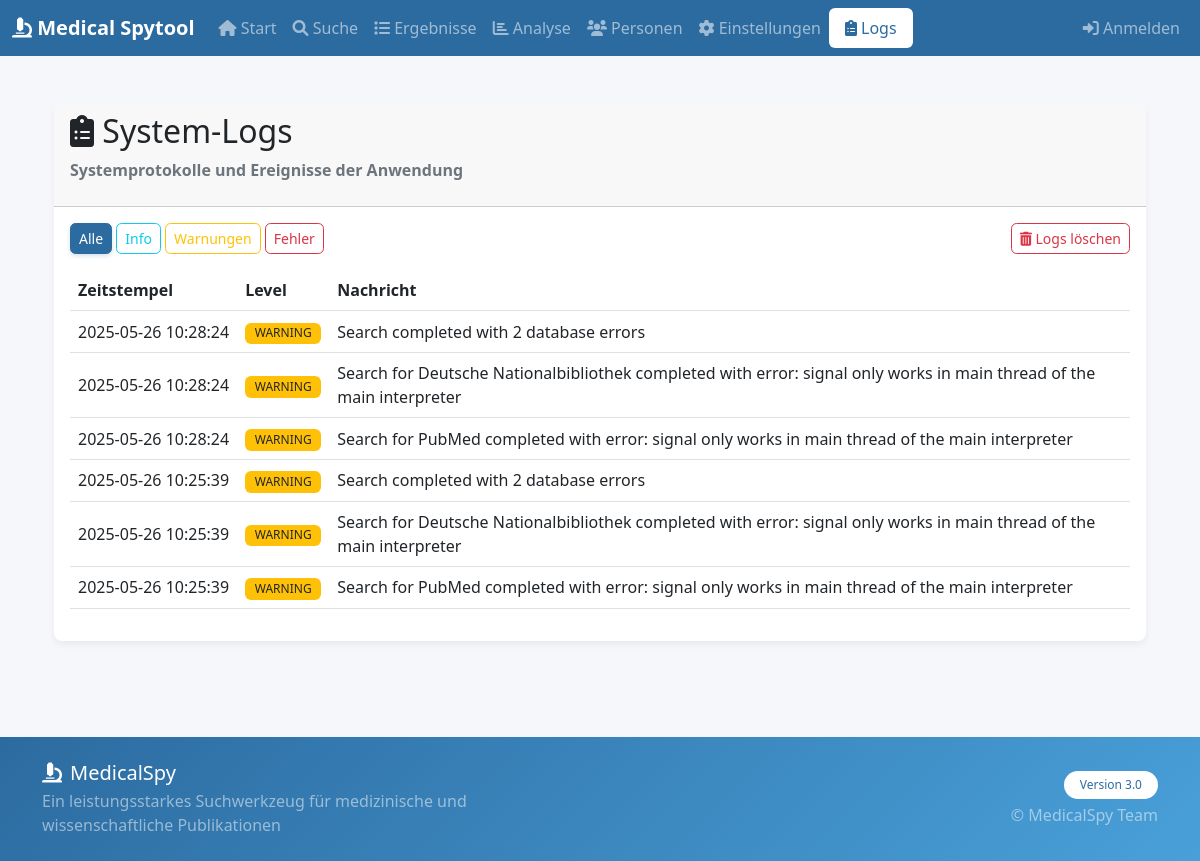
/logs/, run on the app's committed database.
### backend/models.py (models this page shows, shortened)
class LogEntry(db.Model):
    __tablename__ = "log_entries"
    id = db.Column(db.Integer, primary_key=True)
    timestamp = db.Column(db.DateTime, default=get_utc_now, index=True)
    level = db.Column(db.String(20), default="INFO", index=True)
    message = db.Column(db.Text, nullable=False)
    def to_dict(self):
        return {
            "id": self.id,
            "timestamp": self.timestamp.strftime("%Y-%m-%d %H:%M:%S"),
            "level": self.level,
            "message": self.message,
        }
    @classmethod
    def get_logs(cls, limit=100, level=None):
        query = cls.query
        if level:
            query = query.filter_by(level=level)
        return query.order_by(cls.timestamp.desc()).limit(limit).all()

### backend/blueprints/logs.py (the view)
@logs_bp.route("/", methods=["GET"])
def index():
    level = request.args.get("level")
    limit = request.args.get("limit", 100, type=int)
    db_logs = LogEntry.get_logs(limit=limit, level=level)
    logs = [log.to_dict() for log in db_logs]
    logs.sort(key=lambda x: x.get("timestamp", ""), reverse=True)
    return render_template("logs.html", logs=logs, current_level=level, current_limit=limit)

### backend/templates/logs.html (shortened to what this page needs)
{% extends "base.html" %}
{% block content %}
<div class="container-fluid py-4">
    <div class="row">
        <div class="col-12">
            <div class="card mb-4">
                <div class="card-header">
                    <h2><i class="fas fa-clipboard-list"></i> System-Logs</h2>
                    <p class="text-muted">Systemprotokolle und Ereignisse der Anwendung</p>
                </div>
                <div class="card-body">
                    <div class="d-flex justify-content-between mb-3">
                        <div>
                            <a href="{{ url_for('logs.index', level='all') }}" class="btn btn-sm {{ 'btn-primary' if request.args.get('level') == 'all' or not request.args.get('level') else 'btn-outline-primary' }}">Alle</a>
                            <a href="{{ url_for('logs.index', level='INFO') }}" class="btn btn-sm {{ 'btn-info' if request.args.get('level') == 'INFO' else 'btn-outline-info' }}">Info</a>
                            <a href="{{ url_for('logs.index', level='WARNING') }}" class="btn btn-sm {{ 'btn-warning' if request.args.get('level') == 'WARNING' else 'btn-outline-warning' }}">Warnungen</a>
                            <a href="{{ url_for('logs.index', level='ERROR') }}" class="btn btn-sm {{ 'btn-danger' if request.args.get('level') == 'ERROR' else 'btn-outline-danger' }}">Fehler</a>
                        </div>
                        <div>
                            <form action="{{ url_for('logs.clear') }}" method="post" onsubmit="return confirm('Sind Sie sicher, dass Sie alle Logs löschen möchten?');" class="d-inline">
                                <button type="submit" class="btn btn-sm btn-outline-danger">
                                    <i class="fas fa-trash-alt"></i> Logs löschen
                                </button>
                            </form>
                        </div>
                    </div>
                    <div class="table-responsive">
                        <table class="table table-hover align-middle">
                            <thead>
                                <tr>
                                    <th>Zeitstempel</th>
                                    <th>Level</th>
                                    <th>Nachricht</th>
                                </tr>
                            </thead>
                            <tbody>
                                {% if logs %}
                                    {% for log in logs %}
                                        <tr>
                                            <td class="text-nowrap">{{ log.timestamp }}</td>
                                            <td>
                                                <span class="badge {% if log.level == 'ERROR' %}bg-danger{% elif log.level == 'WARNING' %}bg-warning text-dark{% else %}bg-info text-dark{% endif %}">
                                                    {{ log.level }}
                                                </span>
                                            </td>
                                            <td>{{ log.message }}</td>
                                        </tr>
                                    {% endfor %}
                                {% else %}
                                    <tr>
                                        <td colspan="3" class="text-center py-3">Keine Log-Einträge gefunden.</td>
                                    </tr>
                                {% endif %}
                            </tbody>
                        </table>
                    </div>
                </div>
            </div>
        </div>
    </div>
</div>
{% endblock %}

### backend/static/css/custom.css (style rules this page uses)
.card { border-radius: 0.5rem; box-shadow: 0 4px 6px rgba(0, 0, 0, 0.05); transition: transform 0.2s ease, box-shadow 0.2s ease; }
.card-header { border-top-left-radius: 0.5rem !important; border-top-right-radius: 0.5rem !important; font-weight: 600; }
.btn-primary { background-color: #2c6ba0; border-color: #2c6ba0; box-shadow: 0 2px 4px rgba(44, 107, 160, 0.2); transition: all 0.3s ease; }

### backend/static/css/accessibility.css (style rules this page uses)
.text-muted { color: #6c757d !important; }
.table-responsive { overflow-x: auto; -webkit-overflow-scrolling: touch; }
.badge { font-weight: normal; padding: 0.4em 0.8em; }

### backend/templates/base.html (style rules this page uses)
:root { --primary-color: #2c6ba0; --secondary-color: #6c757d; --accent-color: #3498db; --success-color: #2ecc71; --info-color: #49a0d9; --warning-color: #f39c12; --danger-color: #e74c3c; --light-color: #f8f9fa; --dark-color: #212529; --body-bg: #f5f7fa; --card-bg: #ffffff; --text-color: #343a40; --text-muted: #6c757d; --border-color: #dee2e6; --input-bg: #ffffff; --input-border: #ced4da; --card-shadow: 0 4px 6px rgba(0, 0, 0, 0.1); --header-gradient: linear-gradient(135deg, #2c6ba0 0%, #49a0d9 100%); --nav-active-bg: #ffffff; --nav-active-text: var(--primary-color); --toggle-bg: #ffffff; --dropdown-bg: #ffffff; --dropdown-hover: #f8f9fa; --modal-bg: #ffffff; --alert-bg-light: rgba(73, 160, 217, 0.15); }
body { background-color: var(--body-bg); color: var(--text-color); font-family: 'Segoe UI', Tahoma, Geneva, Verdana, sans-serif; }
.btn-primary { background-color: var(--primary-color); border-color: var(--primary-color); }
.card { box-shadow: var(--card-shadow); border-radius: 0.5rem; border: none; }
.card-header { border-radius: 0.5rem 0.5rem 0 0 !important; }
.btn { border-radius: 0.35rem; }

### data on the page
LogEntry: timestamp "2025-05-26 10:28:24", level "WARNING", message "Search completed with 2 database errors"
LogEntry: timestamp "2025-05-26 10:28:24", level "WARNING", message "Search for Deutsche Nationalbibliothek completed with error: signal only works in main thread of the main interpreter"
LogEntry: timestamp "2025-05-26 10:28:24", level "WARNING", message "Search for PubMed completed with error: signal only works in main thread of the main interpreter"
LogEntry: timestamp "2025-05-26 10:25:39", level "WARNING", message "Search completed with 2 database errors"
LogEntry: timestamp "2025-05-26 10:25:39", level "WARNING", message "Search for Deutsche Nationalbibliothek completed with error: signal only works in main thread of the main interpreter"
LogEntry: timestamp "2025-05-26 10:25:39", level "WARNING", message "Search for PubMed completed with error: signal only works in main thread of the main interpreter"
